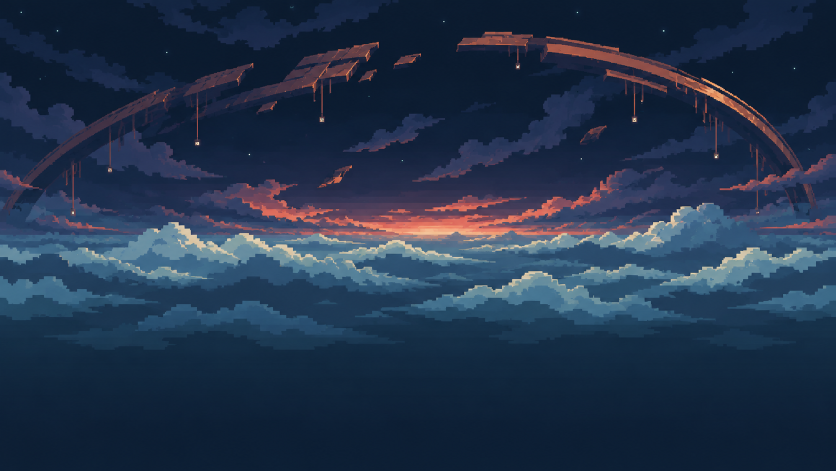
#> input picture art-source/environments/b04/generation/b04-horizon-01a1b353.png, 1672 x 941 px (shown at 1/2 size); its folder holds 5 pictures in this run
$ python build-b04-environment.py
#> lines starting #> are read from the running program, lines starting #| are printed output that depends on the picture; after the words box and inside, x2 and y2 are one past the last pixel; in counts of white or black regions, pixels touching at a corner belong together
from __future__ import annotations
from pathlib import Path
from PIL import Image

ROOT = Path(__file__).resolve().parents[2]
SOURCE = ROOT / 'art-source/environments/b04/generation'
OUT = ROOT / 'public/assets/environments/b04'
OUT.mkdir(parents=True, exist_ok=True)

def load(name: str) -> Image.Image:
#> called with name = 'b04-horizon-01a1b353.png'
    return Image.open(SOURCE / name).convert('RGBA')

def alpha_hard(image: Image.Image, cutoff: int = 150) -> Image.Image:
    image = image.copy()
    a = image.getchannel('A').point(lambda value: 255 if value >= cutoff else 0)
    image.putalpha(a)
    return image

def fit(image: Image.Image, size: tuple[int, int], transparent: bool = False) -> Image.Image:
    image = alpha_hard(image) if transparent else image
    return image.resize(size, Image.Resampling.NEAREST)

def save(image: Image.Image, name: str) -> None:
    image.save(OUT / name, optimize=True)

# The environment master is intentionally 16:9 and already uses chunky stepped pixel clusters.
horizon = load('b04-horizon-01a1b353.png')
w, h = horizon.size
#> w = 1672; h = 941
crop_h = round(w * 9 / 16)
#> crop_h = 940
top = max(0, min(h - crop_h, (h - crop_h) // 2))
#> top = 0
horizon = horizon.crop((0, top, w, top + crop_h))
save(fit(horizon, (480, 270)), 'horizon.png')

# Transparent imagegen architecture has an intentional central combat window.
arch = load('b04-architecture-c33417f3.png')
#> call 2 of load, with name = 'b04-architecture-c33417f3.png'
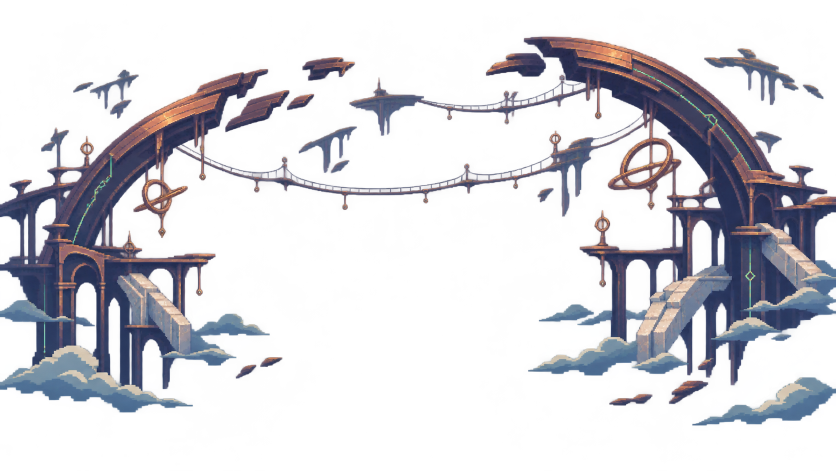
#> input picture art-source/environments/b04/generation/b04-architecture-c33417f3.png, 1672 x 941 px (shown at 1/2 size)
#> in load, returned value is the input picture: PIL image 1672x941 RGBA; mean R, G, B, A 34, 33.2, 42.4, 62.7
save(fit(arch, (480, 270), True), 'architecture.png')
#> in alpha_hard, `a = image.getchannel('A').point(lambda value: 255 if value >= cutoff e..`:
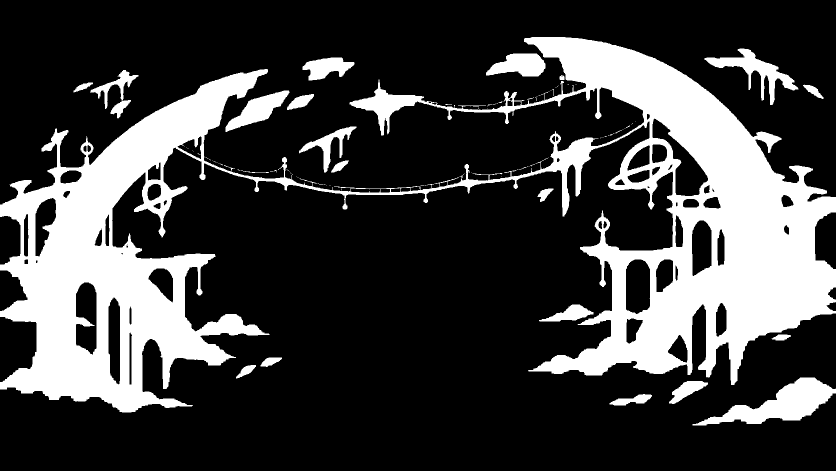
#> a: PIL image 1672x941 L (shown at 1/2 size); 24.7% white; 110 white regions (88 under 20 px), largest, box (x1, y1, x2, y2) and area: (0, 74, 1672, 825) 347816, (1385, 755, 1672, 851) 10922, (1409, 97, 1597, 210) 5406

# Source-sheet crops are kept explicit so every runtime tile has a reproducible region.
platforms = load('b04-platforms-83c8df53.png')
#> call 3 of load, with name = 'b04-platforms-83c8df53.png'
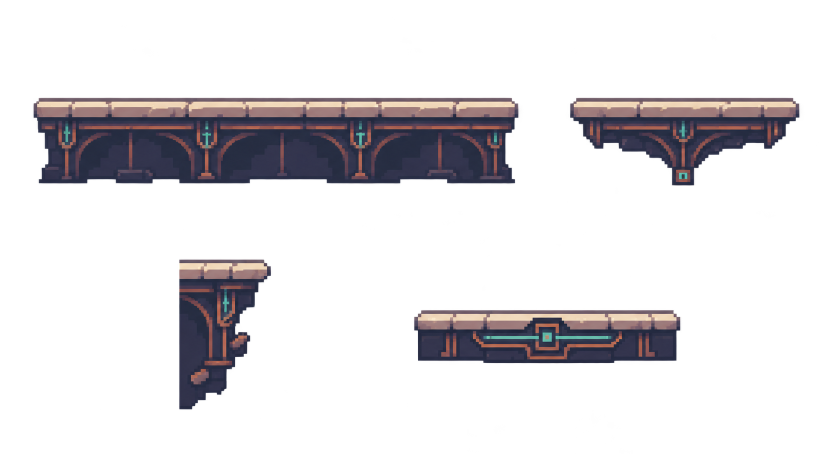
#> input picture art-source/environments/b04/generation/b04-platforms-83c8df53.png, 1672 x 941 px (shown at 1/2 size)
#> in load, returned value is the input picture: PIL image 1672x941 RGBA; mean R, G, B, A 17.5, 15.4, 17.7, 47.6
for name, box, size in [
    ('platform-long.png', (58, 184, 1052, 382), (128, 28)),
    ('platform-short.png', (1128, 184, 1608, 384), (112, 32)),
    ('platform-corner.png', (338, 506, 566, 836), (36, 52)),
    ('conduit-tile.png', (810, 606, 1376, 748), (128, 32)),
]:
    save(fit(platforms.crop(box), size, True), name)
#> this loop made 4 passes
#> pass 1, in alpha_hard (call 2), `image = image.copy()`:
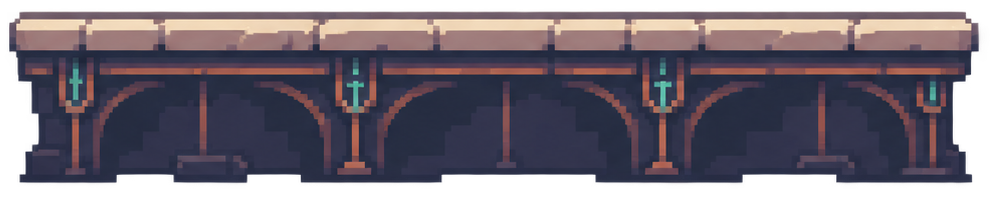
#> image: PIL image 994x198 RGBA; mean R, G, B, A 69.2, 61.2, 72, 202.6; transparent parts drawn white

objects = load('b04-mechanisms-bb09212d.png')
#> call 4 of load, with name = 'b04-mechanisms-bb09212d.png'
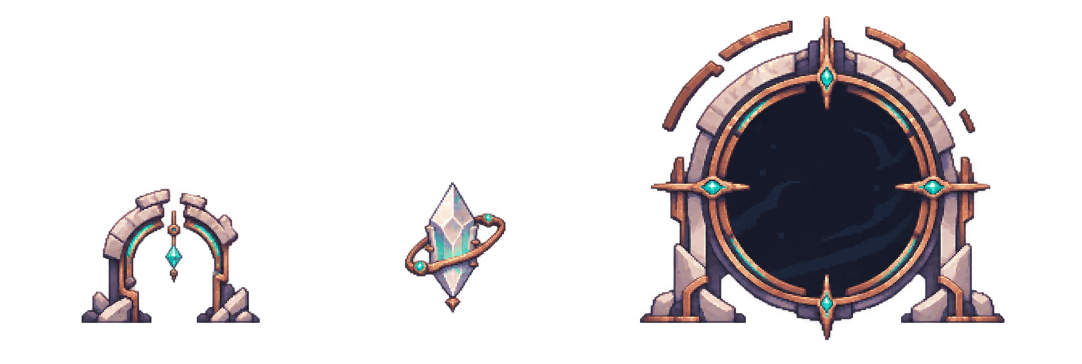
#> input picture art-source/environments/b04/generation/b04-mechanisms-bb09212d.png, 2164 x 727 px (shown at 1/2 size)
#> in load, returned value is the input picture: PIL image 2164x727 RGBA; mean R, G, B, A 26.5, 21.1, 22.6, 56.9
for name, box, size in [
    ('entry-beacon.png', (132, 314, 502, 650), (58, 54)),
    ('reward-shard.png', (746, 330, 986, 604), (28, 34)),
    ('exit-gate.png', (1194, 12, 1916, 660), (112, 104)),
]:
    save(fit(objects.crop(box), size, True), name)
#> this loop made 3 passes
#> pass 1, in alpha_hard (call 6), `a = image.getchannel('A').point(lambda value: 255 if value >= cutoff e..`:
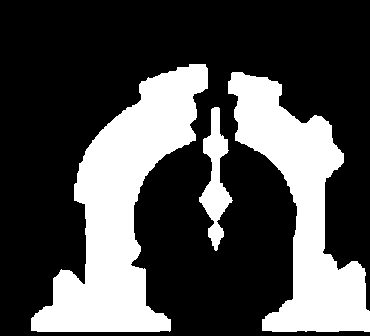
#> a: PIL image 370x336 L; 30% white; 3 white regions, box (x1, y1, x2, y2) and area: (31, 64, 208, 332) 19789, (228, 72, 370, 332) 15392, (199, 107, 233, 251) 2060
#> pass 1, in save (call 7), `image.save(OUT / name, optimize=True)`:
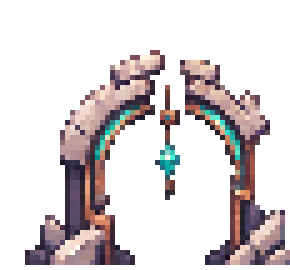
#> saved as entry-beacon.png: PIL image 58x54 RGBA (shown 5 times larger); mean R, G, B, A 53.6, 43, 44.3, 76; transparent parts drawn white

#> (the run stopped early here; a loop or call above may not have finished)
